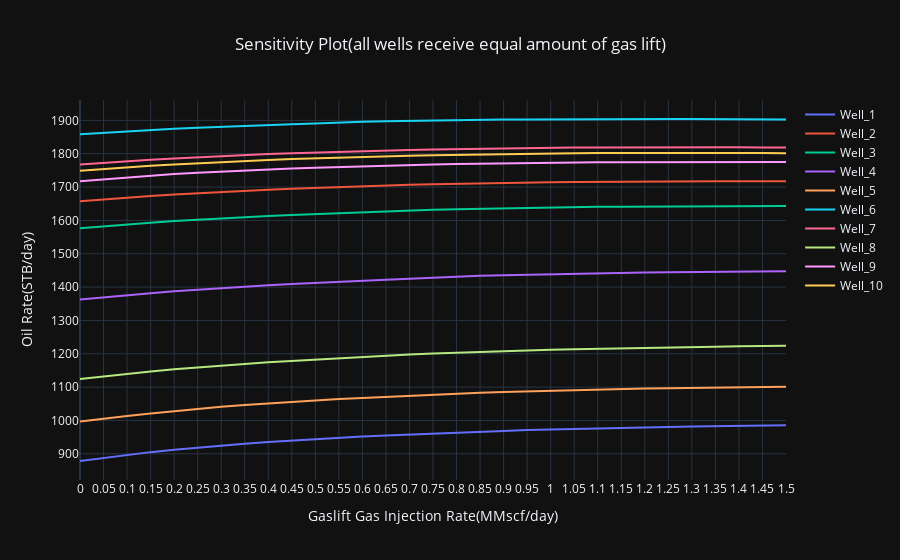

Notebook code for this chart:
### Code cell
#sensisitivity plot if all wells receive equal amount of gas
fig = go.Figure()
for i in range(1,number_of_wells+1):
    
    fig.add_trace(go.Scatter(x=df['gas_injection_array'], y=df[f'Well_{i}'],
                            mode='lines', name=f'Well_{i}'))
fig.update_layout(title='Sensitivity Plot(all wells receive equal amount of gas lift)',
                   xaxis_title='Gaslift Gas Injection Rate(MMscf/day)',
                   yaxis_title='Oil Rate(STB/day)',
                   title_x=0.5, 
                   )
fig.update_xaxes(nticks=50)
fig.update_yaxes(nticks=20)
fig.show()
